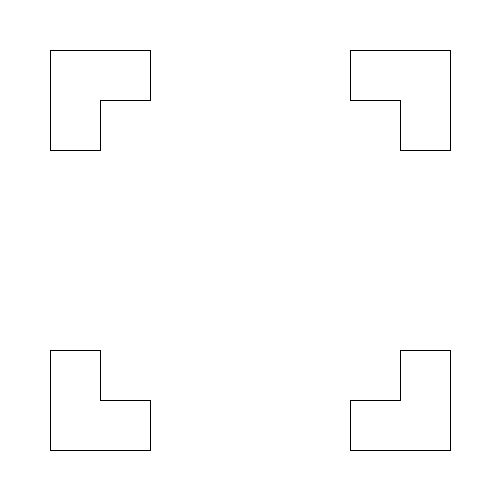
Frame 1 (no input)
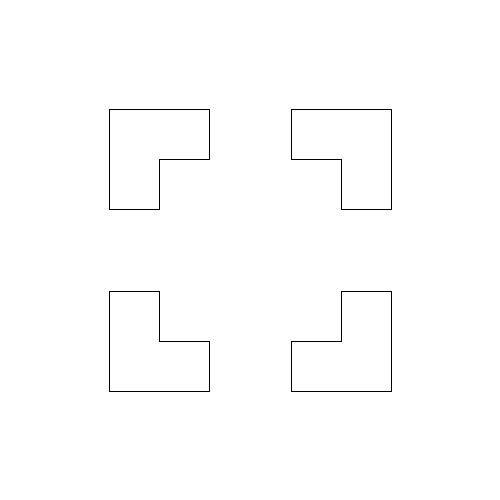
Frame 60 (the mouse pressed at the canvas centre just before this capture)
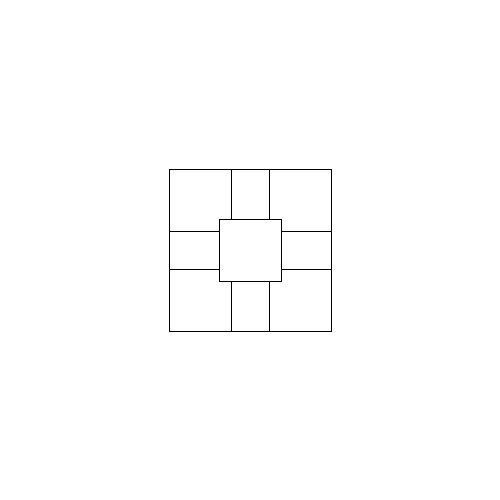
Frame 120 (the mouse held since frame 60 and released just before this capture)

The Processing sketch that drew these frames (run headless with seeded random() and noise(); from frame 60 on, the mouse is pressed at the canvas centre):

// Processing sketch: processing_57067
// ── processing_57067.pde

int w;
int h;
int x1;
int y1;
int x2;
int y2;
int a;

void setup(){
  size(500,500);
  
  w=100;
  h=w;
  x1=50;
  y1=50;
  x2=x1+400;
  y2=y1+400;
  a=w/2;
}

void draw
(){
background (255);

  line(x1, y1, x1+w, y1);
  line(x1, y1+h, x1+a, y1+h);
  line(x1, y1, x1, y1+h);
  line(x1+w, y1, x1+w, y1+a);
  line(x1+a, y1+a, x1+w, y1+a);
  line(x1+a, y1+a, x1+a, y1+h);

  line(x2, y1, x2-w, y1);
  line(x2, y1+h, x2-a, y1+h);
  line(x2-w, y1, x2-w, y1+a);
  line(x2, y1, x2, y1+h);
  line(x2-a, y1+a, x2-w, y1+a);
  line(x2-a, y1+a, x2-a, y1+h);

  line(x1, y2-h, x1+a, y2-h);
  line(x1, y2, x1+w, y2);
  line(x1, y2, x1, y2-h);
  line(x1+w, y2, x1+w, y2-a);
  line(x1+a, y2-a, x1+w, y2-a);
  line(x1+a, y2-a, x1+a, y2-h);
 
  line(x2, y2-h, x2-a, y2-h);
  line(x2, y2, x2-w, y2);
  line(x2-w, y2, x2-w, y2-a);
  line(x2, y2, x2, y2-h);
  line(x2-a, y2-a, x2-w, y2-a);
  line(x2-a, y2-a, x2-a, y2-h);

    x1=x1+1;
    y1=y1+1;
    x2=x2-1;
    y2=y2-1;
}
